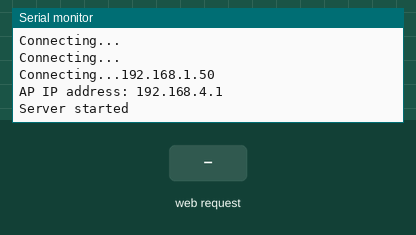
Simulated run of this sketch. Board: ESP32. On the bench: the last lines printed to the serial monitor. The inputs (shaded band) are chosen by the test bench. WiFi joins after 1.5 s; servers stay silent unless stated.

Above: at 2.7 s.
2.8 s: HTTP request GET /onD1 received
At 3.8 s:
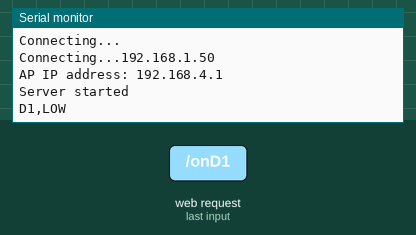
4.3 s: HTTP request GET /offD1 received
At 5.0 s:
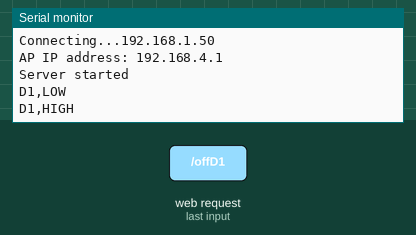

The sketch:

htmlcsstutorial.ino
```cpp
/*
Creat by Fairy-Elab on 21-20-2021
*/
#include <WebServer.h>

WebServer webServer(80);

char *ssid = "non";
char *pass = "non";

char *apssid = "enter access point";
char *appass = "enter pass";

//Creat html web page
const char MainPage[] PROGMEM = R"=====(
  <!DOCTYPE html>
  <html>

  <head>
    <title>HOME PAGE</title>
    <style>
      body {
        text-align: center;
      }

      h1 {
        color: #003399;
      }

      a {
        text-decoration: none;
        color: #FFFFFF;
      }

      .bt_on {
        height: 50px;
        width: 100px;
        margin: 10px 0;
        background-color: #FF6600;
        border-radius: 5px;
      }

      .bt_off {
        height: 50px;
        width: 100px;
        margin: 10px 0;
        background-color: #00FF00;
        border-radius: 5px;
      }
    </style>
    <meta charset="UTF-8">
  </head>

  <body>
    <h1>ESP32 Web Server</h1>
    <div>Trạng thái trên chân D1: <b>OFF</b></div>
    <div>
      <button class="bt_on"><a href="/onD1">ON</a></button>
      <button class="bt_off"><a href="/offD1">OFF</a></button>
    </div>
    <div>Trạng thái trên chân D2: <b>OFF</b></div>
    <div>
      <button class="bt_on"><a href="/onD2">ON</a></button>
      <button class="bt_off"><a href="/offD2">OFF</a></button>
    </div>
  </body>

  </html>
  )=====";

//=========================================//
void setup()
{

  Serial.begin(115200);

  WiFi.begin(ssid, pass);
  while (WiFi.status() != WL_CONNECTED)
  {
    delay(500);
    Serial.println("Connecting...");
  }
  Serial.print("Connecting...");
  Serial.println(WiFi.localIP());

  WiFi.softAP(apssid, appass);
  Serial.print("AP IP address: ");
  Serial.println(WiFi.softAPIP());

  webServer.on("/", mainpage);
  webServer.on("/onD1", on_D1);
  webServer.on("/offD1", off_D1);
  webServer.on("/onD2", on_D2);
  webServer.on("/offD2", off_D2);
  webServer.begin();
  Serial.println("Server started");
}

void loop()
{
  webServer.handleClient();
}

//Second program creat
void mainpage()
{
  String s = FPSTR(MainPage);
  webServer.send(200, "text/html", s);
}

void on_D1()
{
  Serial.println("D1,LOW");
  String s = FPSTR(MainPage);
  webServer.send(200, "text/html", s);
}
void off_D1()
{
  Serial.println("D1,HIGH");
  String s = FPSTR(MainPage);
  webServer.send(200, "text/html", s);
}
void on_D2()
{
  Serial.println("D2,LOW");
  String s = FPSTR(MainPage);
  webServer.send(200, "text/html", s);
}
void off_D2()
{
  Serial.println("D2,HIGH");
  String s = FPSTR(MainPage);
  webServer.send(200, "text/html", s);
}
```

Measured:
- after the input at 2.8 s, the serial monitor: prints a new line at once (image 1)
- after the input at 4.3 s, the serial monitor: prints a new line at once (image 2)
